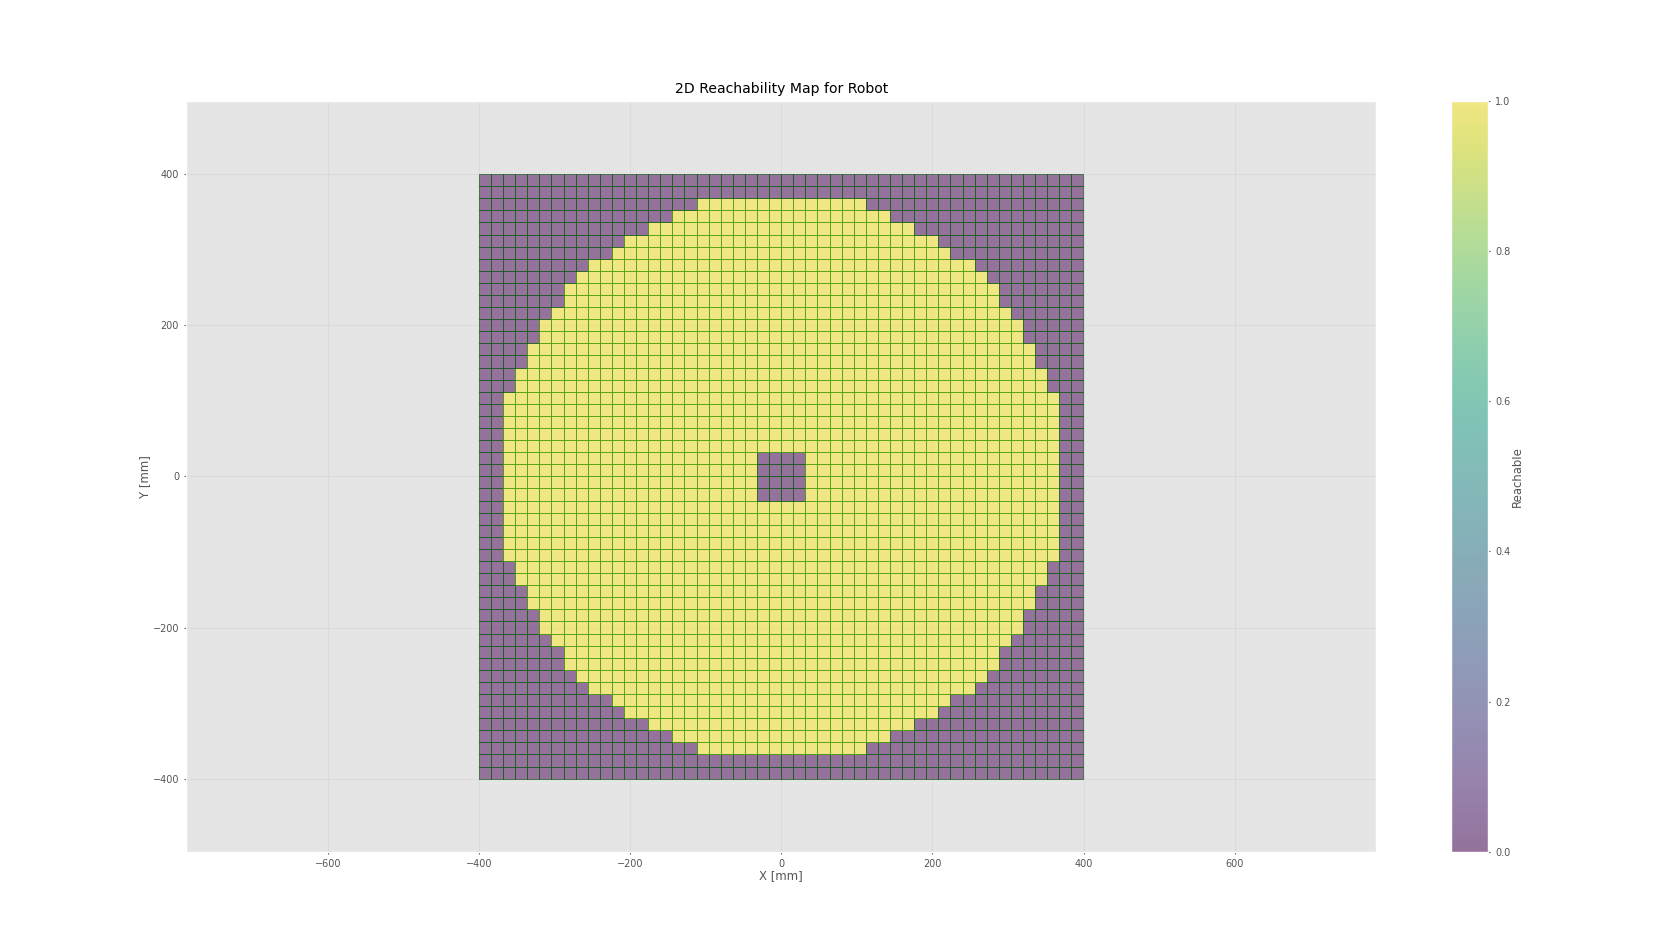

Source code (Python):
import numpy as np
import matplotlib.pyplot as plt
import roboticstoolbox as rtb
from spatialmath import SE3

# Define the robot using previously defined properties
robot_properties = [
    {'d': 78.3, 'a': 0, 'alpha': np.pi / 2, 'offset': 0, 'qlim': np.radians([-180, 180])},
    {'a': 86.83, 'd': 0, 'alpha': 0, 'offset': 0, 'qlim': np.radians([-180, 180])},
    {'a': 100.47, 'd': 0, 'alpha': 0, 'offset': 0, 'qlim': np.radians([-180, 180])},
    {'d': 0, 'a': 70.13 + 134.49, 'alpha': np.pi / 2, 'offset': 0, 'qlim': np.radians([-180, 180])},
    {'a': 0, 'd': 0, 'alpha': 0, 'offset': 0, 'qlim': np.radians([-180, 180])}
]
robot = rtb.DHRobot([rtb.RevoluteDH(**params) for params in robot_properties], name='CustomRobot')

# Maximum theoretical reach
max_reach = sum(p['a'] for p in robot_properties)

# Grid resolution and range
resolution = 100
x = np.linspace(-max_reach, max_reach, resolution)
y = np.linspace(-max_reach, max_reach, resolution)
X, Y = np.meshgrid(x, y)

# Initialize the reachability matrix
reachability = np.zeros(X.shape, dtype=bool)

# Check reachability of each point in the XY-plane
for i in range(X.shape[0]):
    for j in range(X.shape[1]):
        point = np.array([X[i, j], Y[i, j], 0])  # We consider only XY plane (Z=0)
        if np.linalg.norm(point) <= max_reach:  # Check if within maximum reach
            try:
                T = SE3(point) * SE3.Rz(0)  # Target pose
                sol = robot.ikine_LM(T)  # Solve inverse kinematics
                if sol.success:  # If IK solution found
                    reachability[i, j] = True
            except:
                continue

# Plotting
plt.figure(figsize=(10, 10))
plt.pcolormesh(X, Y, reachability, shading='auto', color='green', alpha=0.5)
plt.colorbar(label='Reachable')
plt.title('2D Reachability Map for Robot')
plt.xlabel('X [mm]')
plt.ylabel('Y [mm]')
plt.axis('equal')
plt.grid(True)

# Save the figure
plt.savefig('2D_Reachability_Map.png')
plt.show()
